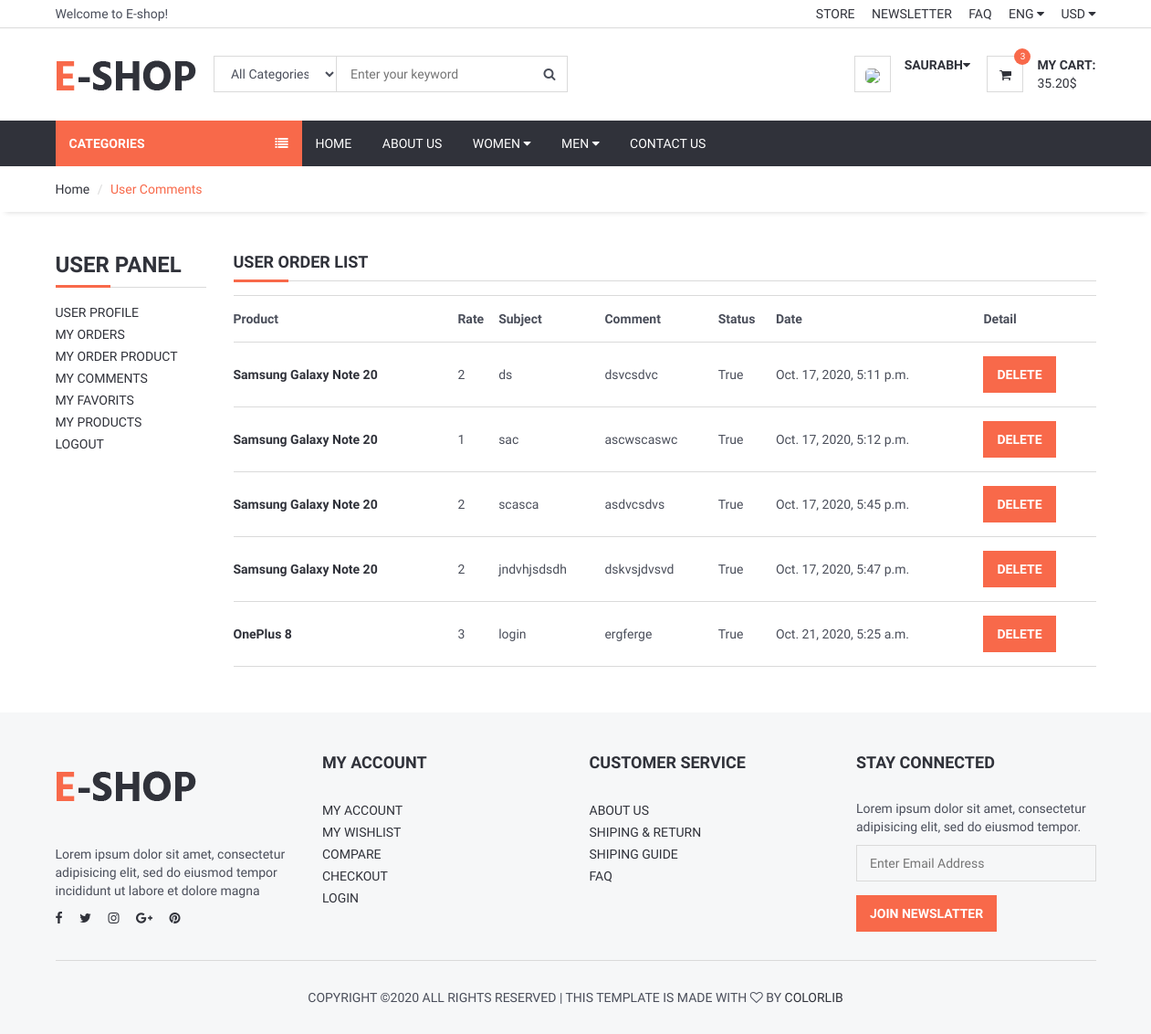
Before: /user/comments/ (signed in) with the older database file.
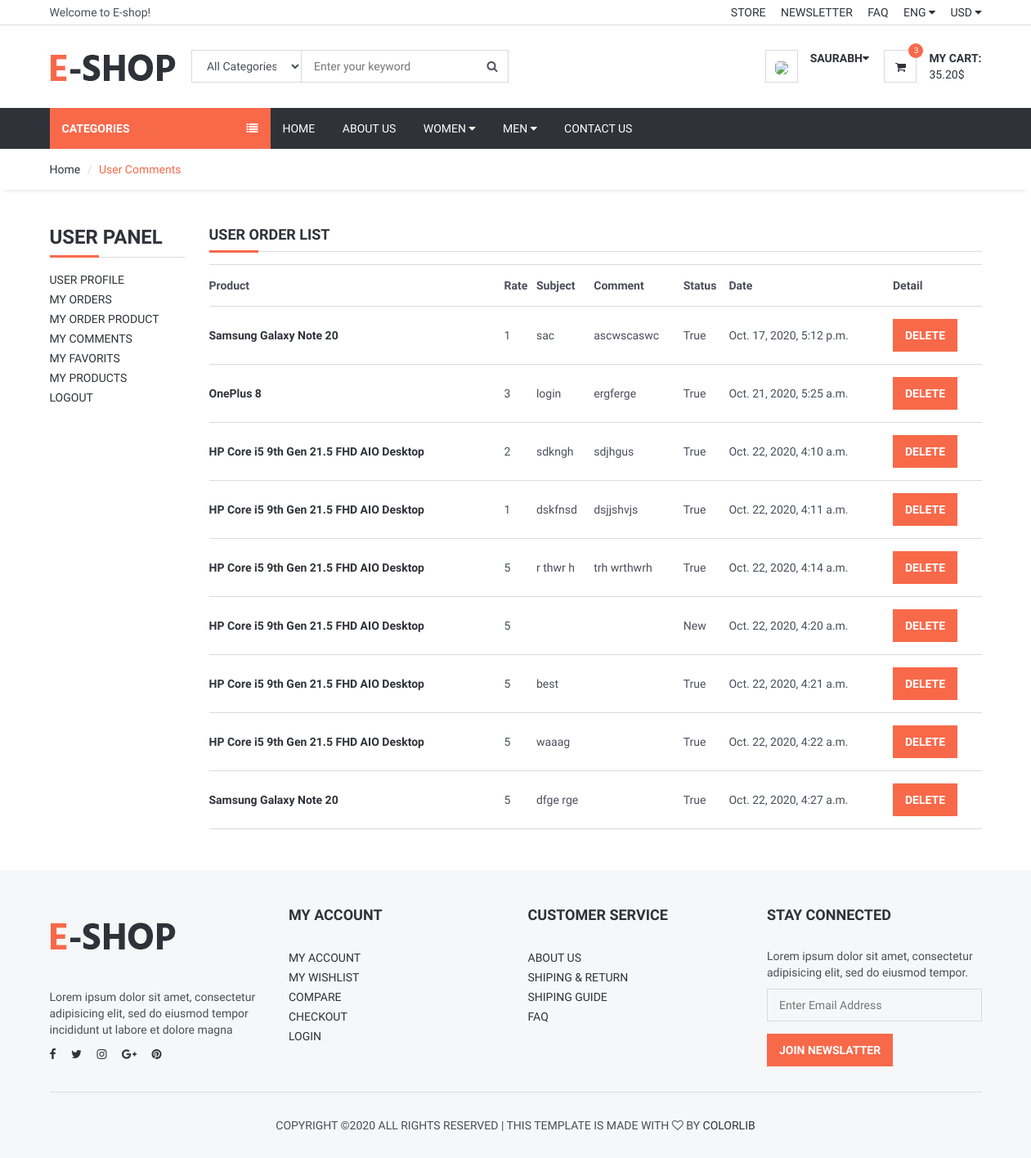
After: the same page with the newer database file.
### product/models.py (models this page shows, shortened)
class Comment(models.Model):
    STATUS = (
        ('New', 'New'),
        ('True', 'True'),
        ('False', 'False'),
    )
    product = models.ForeignKey(Product, on_delete=models.CASCADE)
    user = models.ForeignKey(User, on_delete=models.CASCADE)
    subject = models.CharField(max_length=50, blank=True)
    comment = models.CharField(max_length=250, blank=True)
    rate = models.IntegerField(default=1)
    ip = models.CharField(max_length=20, blank=True)
    status = models.CharField(max_length=10, choices=STATUS, default='New')
    create_at = models.DateTimeField(auto_now_add=True)
    update_at = models.DateTimeField(auto_now=True)

class Product(models.Model):
    STATUS = (
        ('True', 'True'),
        ('False', 'False'),
    )
    VARIANTS = (
        ('None', 'None'),
        ('Size', 'Size'),
        ('Color', 'Color'),
        ('Size-Color', 'Size-Color'),
    )
    category = models.ForeignKey(Category, on_delete=models.CASCADE)  # many to one relation with Category
    title = models.CharField(max_length=150)
    keywords = models.CharField(max_length=500)
    description = RichTextUploadingField()
    image = models.ImageField(upload_to='images/', null=False)
    price = models.DecimalField(max_digits=12, decimal_places=2, default=0)
    amount = models.IntegerField(default=0)
    minamount = models.IntegerField(default=3)
    variant = models.CharField(max_length=10, choices=VARIANTS, default='None')
    detail = RichTextUploadingField()
    slug = models.SlugField(null=False, unique=True)
    status = models.CharField(max_length=10, choices=STATUS)
    create_at = models.DateTimeField(auto_now_add=True)
    update_at = models.DateTimeField(auto_now=True)
    def image_tag(self):
        if self.image.url is not None:
            return mark_safe('<img src="{}" height="50"/>'.format(self.image.url))
        else:
            return ""
    image_tag.short_description = 'Image'

### user/views.py (the view)
# urls.py: path('comments/', views.user_comments, name='user_comments'),
def user_comments(request):
    category = Category.objects.all()
    current_user = request.user
    comments = Comment.objects.filter(user_id=current_user.id)
    context = {
        'category': category,
        'comments': comments,
    }
    return render(request, 'user_comments.html', context)

### user/templates/user_comments.html (shortened to what this page needs)
{% extends 'ecombase.html' %}
{% block sidebar %} {% include 'sidebar.html' %} {% endblock %}
{% block body %}
    <div id="breadcrumb">
        <div class="container">
            <ul class="breadcrumb">
                <li><a href="/">Home</a></li>
                <li class="active">User Comments</li>
            </ul>
        </div>
    </div>
    <div class="section">
        <div class="container">
            <div class="row">
                <div class="col-md-2">
                    {% include "user_panel.html" %}
                </div>
                <div class="col-md-10">
                    <div class="section-title">
                        <h4 class="title">User Order List</h4>
                    </div>
                    <table class="shopping-cart-table table">
                        <tr>
                            <th class="text-left">Product </th>
                            <th class="text-left">Rate </th>
                            <th class="text-left">Subject </th>
                            <th class="text-left">Comment </th>
                            <th class="text-left">Status </th>
                            <th class="text-left">Date </th>
                            <th class="text-left">Detail </th>
                        </tr>
                        {% for rs in comments %}
                            <tr>
                                <td class="text-left">
                                    <a href="/product/{{ rs.product_id }}/{{ rs.product.slug }}">
                                        <strong> {{ rs.product.title}}</strong>
                                    </a>
                                </td>
                                <td class="text-left">{{ rs.rate}} </td>
                                <td class="text-left">{{ rs.subject}} </td>
                                <td class="text-left">{{ rs.comment}} </td>
                                <td class="text-left">{{ rs.status}} </td>
                                <td class="text-left">{{ rs.create_at}} </td>
                                <td class="text-left">
                                    <a class="primary-btn" href="/user/deletecomment/{{ rs.id }}" onclick="return confirm('Will be Delete ! Are you sure?')"> Delete </a>
                                </td>
                            </tr>
                        {% endfor %}
                    </table>
                </div>
            </div>
        </div>
    </div>
{% endblock %}

Changed rows visible on the page:
removed Comment: product "Samsung Galaxy Note 20", rate "2", subject "ds", comment "dsvcsdvc", status "True", create_at "Oct. 17, 2020, 5:11 p.m."
removed Comment: product "Samsung Galaxy Note 20", rate "2", subject "scasca", comment "asdvcsdvs", status "True", create_at "Oct. 17, 2020, 5:45 p.m."
removed Comment: product "Samsung Galaxy Note 20", rate "2", subject "jndvhjsdsdh", comment "dskvsjdvsvd", status "True", create_at "Oct. 17, 2020, 5:47 p.m."
added Comment: product "HP Core i5 9th Gen 21.5 FHD AIO Desktop", rate "2", subject "sdkngh", comment "sdjhgus", status "True", create_at "Oct. 22, 2020, 4:10 a.m."
added Comment: product "HP Core i5 9th Gen 21.5 FHD AIO Desktop", rate "1", subject "dskfnsd", comment "dsjjshvjs", status "True", create_at "Oct. 22, 2020, 4:11 a.m."
added Comment: product "HP Core i5 9th Gen 21.5 FHD AIO Desktop", rate "5", subject "r thwr h", comment "trh wrthwrh", status "True", create_at "Oct. 22, 2020, 4:14 a.m."
added Comment: product "HP Core i5 9th Gen 21.5 FHD AIO Desktop", rate "5", status "New", create_at "Oct. 22, 2020, 4:20 a.m."
added Comment: product "HP Core i5 9th Gen 21.5 FHD AIO Desktop", rate "5", subject "best", status "True", create_at "Oct. 22, 2020, 4:21 a.m."
added Comment: product "HP Core i5 9th Gen 21.5 FHD AIO Desktop", rate "5", subject "waaag", status "True", create_at "Oct. 22, 2020, 4:22 a.m."
added Comment: product "Samsung Galaxy Note 20", rate "5", subject "dfge rge", status "True", create_at "Oct. 22, 2020, 4:27 a.m."
